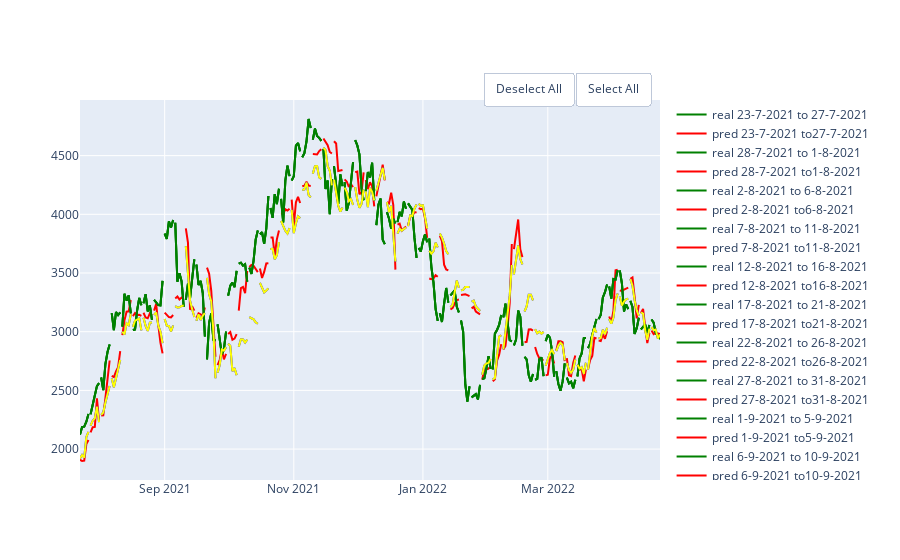

Here is the notebook cell this chart was saved with:
### Code cell
rf_auto = RandomForestRegressor(random_state=10,criterion='mse', max_depth=20, max_features='auto')
rf_sqrt = RandomForestRegressor(random_state=10,criterion='mse', max_depth=20, max_features='sqrt')
rf_log2 = RandomForestRegressor(random_state=10,criterion='mse', max_depth=20,max_features='log2' )
df = pd.DataFrame(columns = ['MAE', 'MSE','RMSE', 'R2'], index = ['auto','sqrt', 'log2'])
show_results(df, df_eth,'close',100,5,rf_auto, rf_sqrt,rf_log2)
